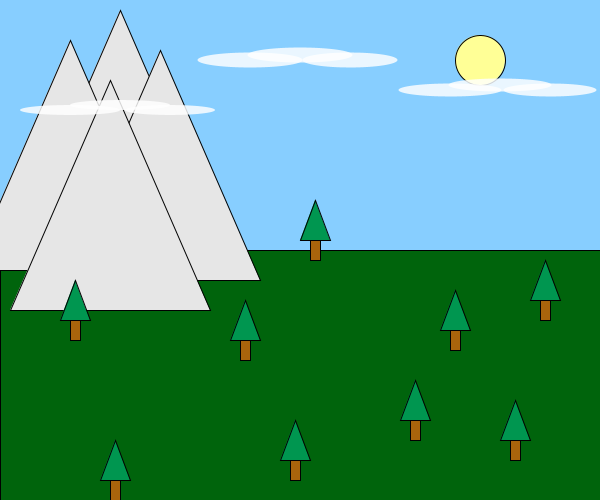
Frame 1 (no input)
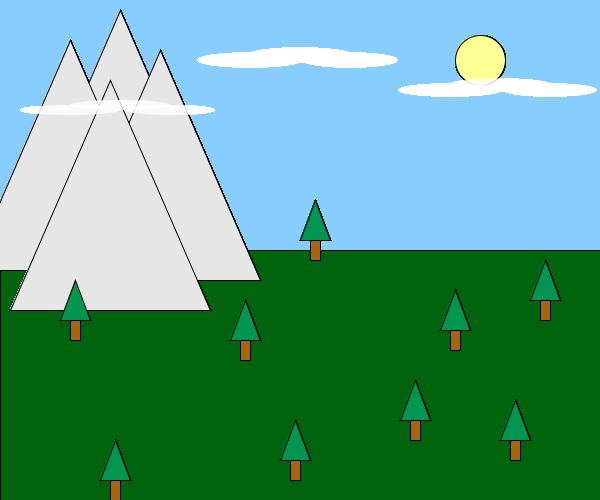
Frame 60 (the mouse pressed at the canvas centre just before this capture)
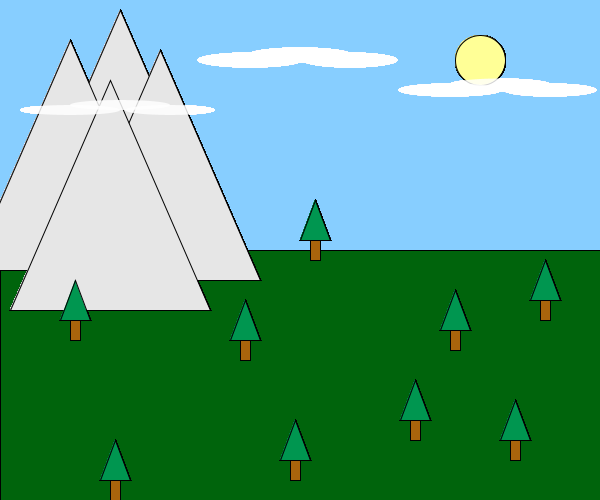
Frame 120 (the mouse held since frame 60 and released just before this capture)

The Processing sketch that drew these frames (run headless with seeded random() and noise(); from frame 60 on, the mouse is pressed at the canvas centre):

// Processing sketch: Han_Daniel_hw_9
// ── Han_Daniel_hw_9.pde
mountains m1;
mountains m2;
mountains m3;
mountains m4;

clouds c1;
clouds c2;
clouds c3;

trees t1;
trees t2;
trees t3;
trees t4;
trees t5;
trees t6;
trees t7;
trees t8;
trees t9;

void setup(){
size(600,500);
background(135,206,255);
fill(0,100,12);
  rect(0, 250, 600, 250);

m1= new mountains(20, 10);
m2= new mountains(-30, 40);
m3= new mountains(60, 50);
m4= new mountains(10, 80);

c1= new clouds(200, 50, 5);
c2= new clouds(20, 100, 0);
c3= new clouds(400, 80, 3);

t1= new trees(300, 200);
t2= new trees(530, 260);
t3= new trees(60, 280);
t4= new trees(400, 380);
t5= new trees(230, 300);
t6= new trees(100, 440);
t7= new trees(440, 290);
t8= new trees(280, 420);
t9= new trees(500, 400);
}

void draw(){
  stroke(1);
  
  sun();
  
  
 m1.mountain();
 m2.mountain();
 m3.mountain();
 m4.mountain();
 
t1.tree();
t2.tree();
t3.tree();
t4.tree();
t5.tree();
t6.tree();
t7.tree();
t8.tree();
t9.tree();
 
c1.cloud();
c2.cloud();
c3.cloud();
}

class mountains{
  
  float xPos;
  float yPos;
  
  
 mountains(float tempX, float tempY){
   xPos=tempX;
   yPos=tempY; 
  }

void mountain(){
  fill(230);
  triangle(100+xPos, 0+yPos, 0+xPos, 230+yPos, 200+xPos, 230+yPos);
}
}

class clouds{

  float xPos;
  float yPos;
  float zSize;
  
  clouds(float tempX, float tempY, float tempZ){
   xPos=tempX;
   yPos=tempY; 
   zSize=tempZ;
  }
  void cloud(){
    noStroke();
    fill(255, 255, 255, 210);
    ellipse(50+xPos, 10+yPos, 100+zSize, 10+zSize);
    ellipse(150+xPos, 10+yPos, 90+zSize, 10+zSize);
    ellipse(100+xPos, 5+yPos, 100+zSize, 10+zSize);
   
  }
}

void sun(){
fill(255, 255, 150);  
ellipse(480, 60, 50, 50);
}

class trees{
  
  float xPos;
  float yPos;
  
  trees(float tempX, float tempY){
   xPos=tempX;
   yPos=tempY; 
  }
  
void tree(){
fill(0, 150, 80);
triangle(15+xPos, 0+yPos, 0+xPos, 40+yPos, 30+xPos, 40+yPos);
fill(170,100,12);
rect(10+xPos, 40+yPos, 10, 20);
}
}
